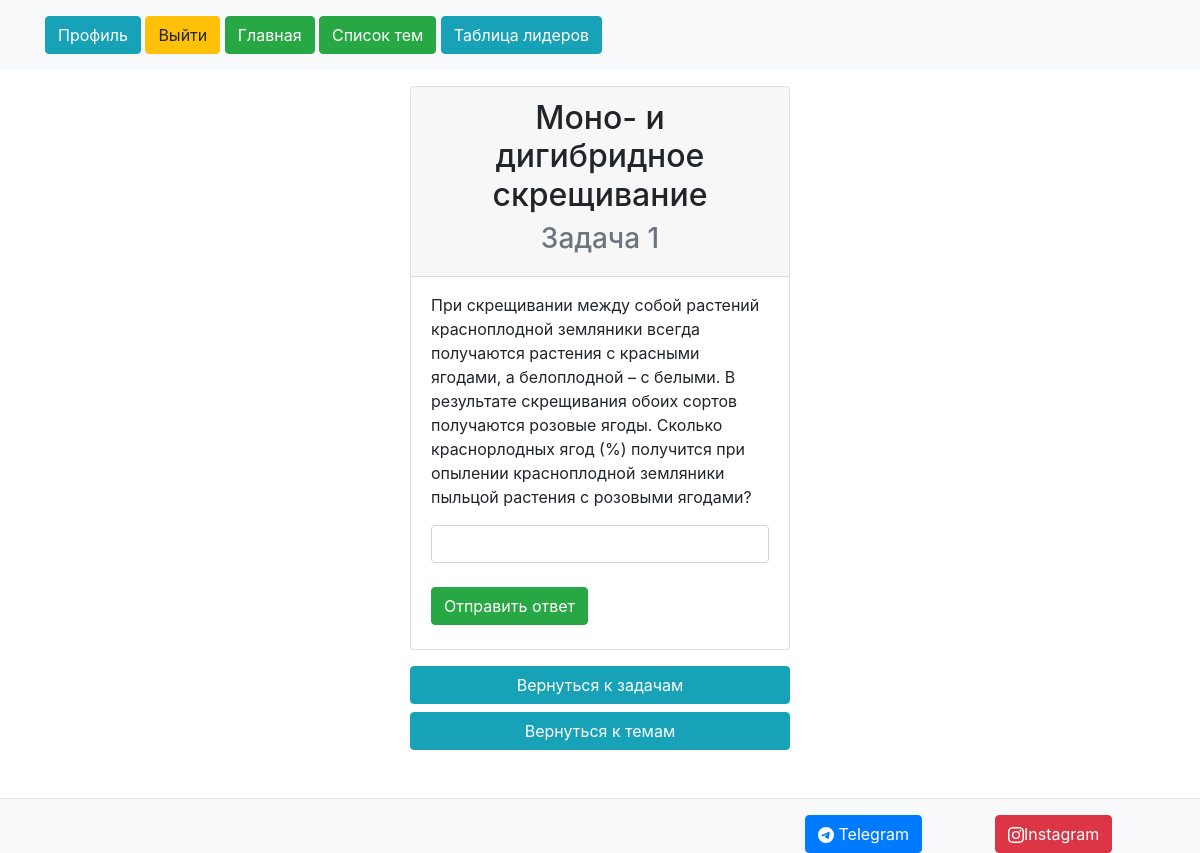
The app's page /problems/theme/3 (signed in) with its own data.
### problems/models.py (models this page shows, shortened)
class Problem(models.Model):
    title = models.CharField(max_length=120)
    text = models.TextField()
    answer = models.CharField(max_length=100)
    ball = models.IntegerField(default=0)
    theme = models.ForeignKey('Theme', on_delete=models.CASCADE)
    user_solver = models.TextField(default='')

class Theme(models.Model):
    name = models.CharField(max_length=150)
    author = models.OneToOneField(User, on_delete=models.CASCADE)
    def __str__(self):
        return self.name

### problems/views.py (the view, shortened to what this page needs)
# urls.py: path('theme/<id>', views.ProblemDetailView, name='problem')
def ProblemDetailView(request, id):
    problem = Problem.objects.get(id=id)
    theme = Theme.objects.get(name=problem.theme)
    text = ''
    error = ''
    logino=0
    data = {'problem': problem,
            "text": text,
            'error': error,
            'logino': logino,
            'theme': theme}
    if request.user.is_authenticated:
        logino=123
        if str(request.user.id) not in problem.user_solver:
            if request.method == "POST":
                answer = request.POST['answer']
                if answer == problem.answer:
                    pro = Profile.objects.get(user=request.user.id)
                    rate = pro.rate + problem.ball
                    pro.rate = rate
                    pro.save()
                    user_solver = problem.user_solver + ',' + str(request.user.id)
                    problem.user_solver = user_solver
                    problem.save()
                    text = "Вы решили задачу правильно. Ваш рейтинг = %s XP" % rate
                    data = {'problem': problem,
                            "text": text,
                            'error': error,
                            'logino': logino,
                            'theme': theme
                            }
                    return render(request, 'problems/problem.html', data)
                else:
                    text = "Ответ неверен"
                    data = {'problem': problem,
                            "text": text,
                            'error': error,
                            'logino': logino,
                            'theme': theme
                            }
                    return render(request, 'problems/problem.html', data)
            else:
                data = {'problem': problem,
                        "text": text,
                        'error': error,
                        'logino': logino,
                        'theme': theme
                        }
                return render(request, 'problems/problem.html', data)
    else:
        return redirect('login')

### problems/templates/problems/problem.html (shortened to what this page needs)
{% extends 'main/layout.html' %}
{% block body %}
<div class="row justify-content-center">
  <div class="col-sm-11 col-md-4 col-lg-4 py-3">
    <div class="card">
      <div class="card-header text-center">
        <h2>{{ problem.theme }} </h2>
         <h3 class="text text-muted"> {{ problem.title }}</h3>
      </div>
      <div class="card-body py-3">
        <p>{{ problem.text }}</p>
        {% if error|length > 0 %}
        <p class="text-success">{{ error }}</p>
        {% else %}
        <form method="POST">
          <input type="text" id="answer" name="answer" class="form form-control"><br>
          <button type="submit" class="btn btn-success">Отправить ответ</button>
        </form>
        {% endif %}
      </div>
    </div>
    <div class="py-3">
      <a href="{% url 'theme' theme.id %}" class="btn btn-info btn-block">Вернуться к задачам</a>
      <a href="{% url 'theme-list' %}" class="btn btn-info btn-block">Вернуться к темам</a>
    </div>
  </div>
</div>
{% endblock %}

### records on screen
Problem: theme "Моно- и дигибридное скрещивание", title "Задача 1", text "При скрещивании между собой растений красноплодной земляники всегда получаются растения с красными ягодами, а белоплодной – с белыми. В результате скрещивания обоих сортов получаются розовые ягоды. Сколько краснорлодных ягод (%) получится при опылении красноплодной земляники пыльцой растения с розовыми ягодами?"
